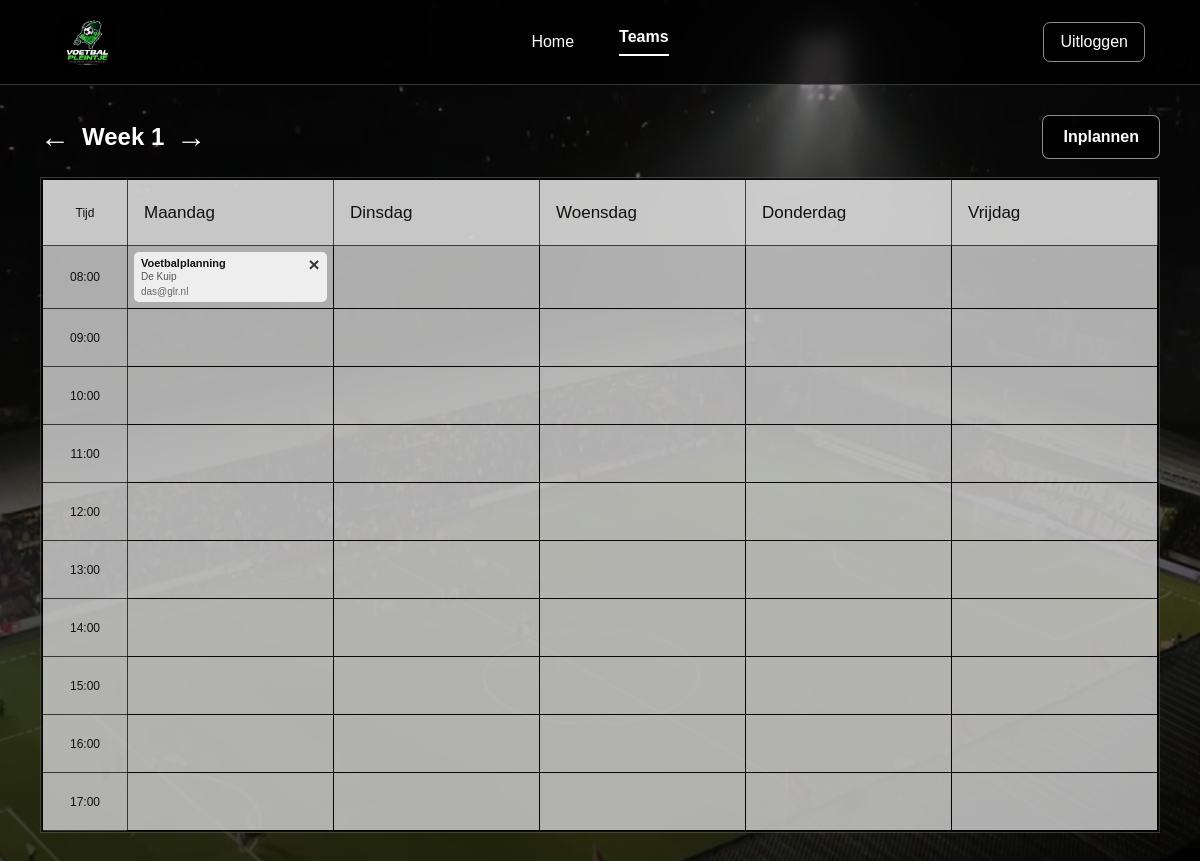
The page /rooster.php (signed in) on the database its author committed.
### tables this page shows
CREATE TABLE schedule (
    id INTEGER PRIMARY KEY AUTOINCREMENT,
    week INTEGER NOT NULL,
    day TEXT NOT NULL,
    start_time TEXT NOT NULL,
    title TEXT NOT NULL,
    location TEXT NOT NULL DEFAULT "",
    created_at TEXT NOT NULL DEFAULT CURRENT_TIMESTAMP
, user_id INTEGER REFERENCES users(id));

CREATE TABLE users (
    id INTEGER PRIMARY KEY AUTOINCREMENT,
    email TEXT NOT NULL UNIQUE,
    password_hash TEXT NOT NULL,
    created_at TEXT NOT NULL DEFAULT CURRENT_TIMESTAMP
);

### rooster.php (the view, shortened to what this page needs)
<?php
require __DIR__ . '/db.php';
$user = requireLogin();
$days = [
    'maandag' => 'Maandag', 'dinsdag' => 'Dinsdag', 'woensdag' => 'Woensdag',
    'donderdag' => 'Donderdag', 'vrijdag' => 'Vrijdag',
];
$times = ['08:00', '09:00', '10:00', '11:00', '12:00', '13:00', '14:00', '15:00', '16:00', '17:00'];
$week = max(1, (int) ($_GET['week'] ?? $_POST['week'] ?? 1));
$statement = $database->prepare('SELECT schedule.*, users.email AS owner_email FROM schedule LEFT JOIN users ON users.id = schedule.user_id WHERE schedule.week = :week AND schedule.user_id = :user_id ORDER BY start_time, id');
$statement->execute([':week' => $week, ':user_id' => $user['id']]);
$appointments = [];
foreach ($statement as $appointment) {
    $appointments[$appointment['day']][$appointment['start_time']][] = $appointment;
}
?>
<!DOCTYPE html>
<html lang="nl">
<head>
    <link rel="stylesheet" href="style.css">
</head>
<body class="schedule-page">
    <header class="header">
        <a href="index.php" class="logo"><img src="Logo.png" alt="Logo"></a>
        <nav>
            <div class="center-nav"><a href="home.php">Home</a><a href="rooster.php" class="active">Teams</a></div>
            <a href="logout.php" class="login-link">Uitloggen</a>
        </nav>
    </header>
    <main class="main schedule-main">
        <section class="schedule-shell">
            <div class="schedule-toolbar">
                <div class="week-switcher">
                    <a href="rooster.php?week=<?= $week - 1 ?>" aria-label="Vorige week">&#8592;</a>
                    <strong>Week <?= $week ?></strong>
                    <a href="rooster.php?week=<?= $week + 1 ?>" aria-label="Volgende week">&#8594;</a>
                </div>
                <a class="plan-button" href="home.php">Inplannen</a>
            </div>
            <div class="schedule-scroll">
                <table class="schedule-table">
                    <thead><tr><th class="time-column">Tijd</th>
                        <?php foreach ($days as $day): ?><th><?= htmlspecialchars($day, ENT_QUOTES, 'UTF-8') ?></th><?php endforeach; ?>
                    </tr></thead>
                    <tbody>
                    <?php foreach ($times as $time): ?><tr>
                        <th class="time-column"><?= $time ?></th>
                        <?php foreach ($days as $dayKey => $dayName): ?><td>
                            <?php foreach ($appointments[$dayKey][$time] ?? [] as $appointment): ?><article class="appointment">
                                <strong><?= htmlspecialchars($appointment['title'], ENT_QUOTES, 'UTF-8') ?></strong>
                                <?php if ($appointment['location'] !== ''): ?><span><?= htmlspecialchars($appointment['location'], ENT_QUOTES, 'UTF-8') ?></span><?php endif; ?>
                                <small class="appointment-owner"><?= htmlspecialchars($appointment['owner_email'] ?? 'Onbekende gebruiker', ENT_QUOTES, 'UTF-8') ?></small>
                                <form method="post" class="delete-form">
                                    <button type="submit" class="delete-button" aria-label="Verwijder afspraak">&times;</button>
                                </form>
                            </article><?php endforeach; ?>
                        </td><?php endforeach; ?>
                    </tr><?php endforeach; ?>
                    </tbody>
                </table>
            </div>
        </section>
    </main>
</body>
</html>

### style.css (style rules this page uses)
* { margin: 0; padding: 0; box-sizing: border-box; }
body { min-height: 100vh; font-family: Arial, Helvetica, sans-serif; color: white; background: linear-gradient(rgba(0,0,0,.45),rgba(0,0,0,.75)),url("2Schermopname-78.png") center/cover fixed no-repeat; }
.header { height: 85px; width: 100%; padding: 0 55px; position: relative; display: flex; align-items: center; justify-content: space-between; background: rgba(0,0,0,.65); border-bottom: 1px solid rgba(255,255,255,.2); backdrop-filter: blur(10px); }
.logo { width: 65px; height: 65px; display: flex; align-items: center; justify-content: center; }
.logo img { width: 55px; height: 55px; object-fit: contain; border-radius: 10px; }
nav { position: absolute; inset: 0; display: flex; align-items: center; justify-content: center; }
.center-nav { display: flex; align-items: center; gap: 45px; }
nav a, .week-switcher a { color: white; text-decoration: none; }
nav a { font-size: 16px; transition: .3s; }
nav a.active { font-weight: bold; border-bottom: 2px solid white; padding-bottom: 8px; }
.login-link { position: absolute; right: 55px; padding: 10px 16px; border: 1px solid rgba(255,255,255,.55); border-radius: 7px; }
.main { min-height: calc(100vh - 85px); display: flex; justify-content: center; align-items: center; padding: 40px 20px; }
button { width: 100%; height: 52px; border: 0; border-radius: 7px; background: white; color: black; font-size: 16px; font-weight: bold; cursor: pointer; transition: .3s; }
.schedule-main { align-items: flex-start; padding: 24px 16px 42px; }
.schedule-shell { width: min(1500px,96vw); }
.schedule-toolbar { display: flex; justify-content: space-between; align-items: center; margin: 0 0 18px; }
.week-switcher { display: flex; align-items: center; gap: 12px; font-size: 24px; }
.week-switcher a { font-size: 30px; line-height: 1; }
.plan-button { width: auto; height: 44px; padding: 0 20px; display: inline-flex; align-items: center; justify-content: center; border: 1px solid rgba(255,255,255,.55); border-radius: 7px; background: rgba(0,0,0,.58); color: white; text-decoration: none; font-weight: bold; }
.schedule-scroll { overflow-x: auto; background: rgba(0,0,0,.66); padding: 1px; }
.schedule-table { width: 100%; min-width: 900px; border-collapse: collapse; table-layout: fixed; color: #111; }
.schedule-table th, .schedule-table td { border: 1px solid rgba(0,0,0,.7); }
.schedule-table thead th { height: 118px; padding: 22px 34px; background: #d2d2d2; text-align: left; font-size: 24px; font-weight: 400; }
.schedule-table tbody tr { height: 82px; }
.schedule-table td { position: relative; padding: 6px; vertical-align: top; background: rgba(210,210,210,.92); }
.time-column { width: 136px; background: #d2d2d2; text-align: center !important; font-size: 14px !important; font-weight: 400 !important; }
.appointment { min-height: 58px; position: relative; padding: 7px 27px 7px 9px; border-radius: 5px; background: rgba(255,255,255,.8); font-size: 13px; }
.appointment strong, .appointment span { display: block; overflow-wrap: anywhere; }
.appointment span { margin-top: 4px; color: #555; font-size: 12px; }
.appointment-owner { display: block; margin-top: 4px; color: #666; font-size: 10px; overflow-wrap: anywhere; }
.delete-form { position: absolute; top: 2px; right: 2px; }
.delete-button, .close-button { width: 22px; height: 22px; padding: 0; border-radius: 50%; background: transparent; color: #333; font-size: 19px; line-height: 18px; }
.schedule-page .schedule-main { padding-top: 30px; }
.schedule-page .schedule-shell { width: min(1120px, 94vw); }
.schedule-page .schedule-table { min-width: 760px; }
.schedule-page .schedule-table thead th { height: 66px; padding: 12px 16px; background: rgba(255,255,255,.78); color: #111; font-size: 17px; }
.schedule-page .schedule-table tbody tr { height: 58px; }
.schedule-page .schedule-table td, .schedule-page .time-column { background: rgba(255,255,255,.68); }
.schedule-page .time-column { width: 85px; font-size: 12px !important; }
.schedule-page .appointment { min-height: 42px; padding: 5px 22px 5px 7px; font-size: 11px; }
.schedule-page .appointment span { margin-top: 2px; font-size: 10px; }
.schedule-page .schedule-scroll { background: rgba(0,0,0,.58); border: 1px solid rgba(255,255,255,.22); }

### rows shown on the page
schedule: title "Voetbalplanning", location "De Kuip", user.email "das@glr.nl"

### other values the page prints
$week "1"
$day "Maandag"
$day "Dinsdag"
$day "Woensdag"
$day "Donderdag"
$day "Vrijdag"
$time "08:00"
$time "09:00"
$time "10:00"
$time "11:00"
$time "12:00"
$time "13:00"
$time "14:00"
$time "15:00"
$time "16:00"
